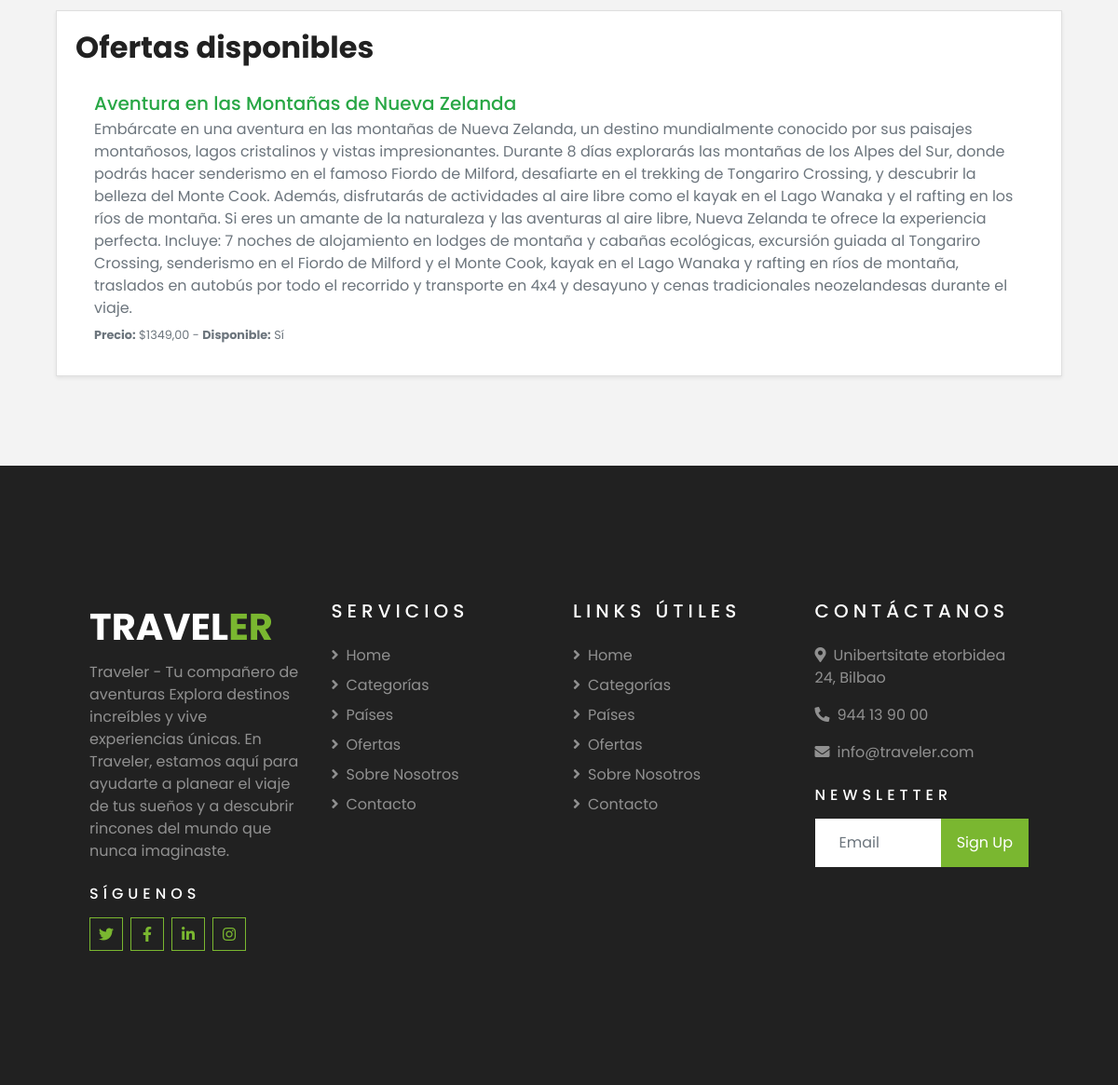
Page /es/paises/Nueva Zelanda/ (lower part) on the earlier database version.
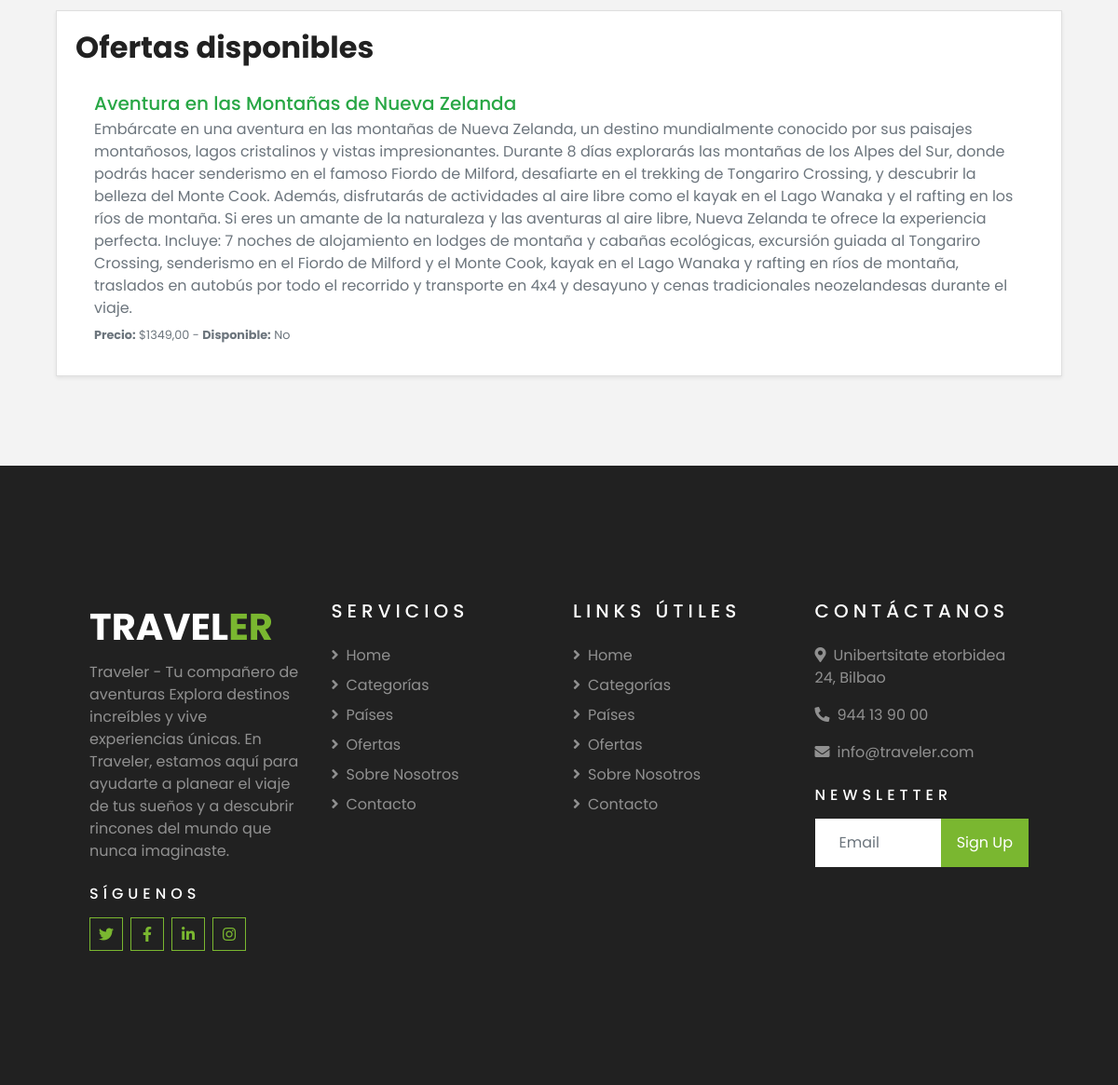
Same page on the later database version.
### travelOffersApp/models.py (models this page shows, shortened)
class Oferta(models.Model):
    id_oferta = models.AutoField(primary_key=True)
    nombre = models.CharField(max_length=200)
    descripcion = models.TextField()
    precio = models.DecimalField(max_digits=10, decimal_places=2)
    fecha_inicio = models.DateField()
    fecha_fin = models.DateField()
    pais = models.ForeignKey(Pais, on_delete=models.CASCADE, related_name='ofertas')
    categorias = models.ManyToManyField(Categoria, related_name='ofertas')
    disponible = models.BooleanField(default=True)
    image = models.ImageField(upload_to='travelOffersApp/static/img/', blank=True, null=True)

### travelOffersApp/views.py (the view)
# urls.py: path('paises/<str:pk>/', views.PaisView.as_view(), name='pais'),
class PaisView(DetailView):
    model = Pais
    template_name = 'pais.html'
    context_object_name = 'pais'
    def get_object(self, queryset=None):
        return get_object_or_404(Pais, nombre=self.kwargs['pk'])
    def get_context_data(self, **kwargs):
        context = super().get_context_data(**kwargs)
        context['titulo_pais'] = _("Detalles del país")
        return context

### travelOffersApp/templates/pais.html (shortened to what this page needs)
{% extends "base.html" %}
{% load static %}
{% load i18n %}
{% block content %}
<div class="container my-5">
    <div class="card shadow-sm">
        <div class="card-body">
            <h2 class="card-title text-dark mb-3">
            </h2>
            <ul class="list-group list-group-flush">
                {% for oferta in pais.ofertas.all %}
                    <li class="list-group-item">
                        <h5 class="mb-1">
                            <a href="{% url 'oferta' oferta.id_oferta %}" class="text-success">
                                {% trans oferta.nombre %}
                            </a>
                        </h5>
                        <p class="mb-1 text-muted">
                            {% trans oferta.descripcion %}
                        </p>
                        <small class="text-muted">
                            <strong>{% blocktrans %}Precio:{% endblocktrans %}</strong> ${{ oferta.precio }} -
                            <strong>{% blocktrans %}Disponible:{% endblocktrans %}</strong>
                            {% if oferta.disponible %}
                                {% trans "Sí" %}
                            {% else %}
                                {% trans "No" %}
                            {% endif %}
                        </small>
                    </li>
                {% empty %}
                    <li class="list-group-item text-center text-muted">
                        {% blocktrans %}No hay ofertas disponibles para este país.{% endblocktrans %}
                    </li>
                {% endfor %}
            </ul>
        </div>
    </div>
</div>
{% endblock %}

### travelOffersApp/templates/base.html (shortened to what this page needs)
{% load static %}
{% load i18n %}
<!DOCTYPE html>
<html lang="es">
<head>
    <link href="https://cdnjs.cloudflare.com/ajax/libs/font-awesome/5.10.0/css/all.min.css" rel="stylesheet">
    <link href="{% static 'lib/owlcarousel/assets/owl.carousel.min.css' %}" rel="stylesheet">
    <link href="{% static 'lib/tempusdominus/css/tempusdominus-bootstrap-4.min.css' %}" rel="stylesheet">
    <link href="{% static 'css/style.css' %}" rel="stylesheet">
</head>
<body>
    <div class="container-fluid py-5">
        <div class="container">
            {% block content %}{% endblock %}
        </div>
    </div>
    <div class="container-fluid bg-dark text-white-50 py-5 px-sm-3 px-lg-5">
        <div class="container-fluid bg-dark text-white-50 py-5 px-sm-3 px-lg-5">
            <div class="row pt-5">
                <div class="col-lg-3 col-md-6 mb-5">
                    <a href="" class="navbar-brand">
                        <h1 class="text-primary"><span class="text-white">TRAVEL</span>ER</h1>
                    </a>
                    <p></p>
                    <h6 class="text-white text-uppercase mt-4 mb-3" style="letter-spacing: 5px;">{% blocktrans %}Síguenos{% endblocktrans %}</h6>
                    <div class="d-flex justify-content-start">
                        <a class="btn btn-outline-primary btn-square mr-2" href="#"><i class="fab fa-twitter"></i></a>
                        <a class="btn btn-outline-primary btn-square mr-2" href="#"><i class="fab fa-facebook-f"></i></a>
                        <a class="btn btn-outline-primary btn-square mr-2" href="#"><i class="fab fa-linkedin-in"></i></a>
                        <a class="btn btn-outline-primary btn-square" href="#"><i class="fab fa-instagram"></i></a>
                    </div>
                </div>
                <div class="col-lg-3 col-md-6 mb-5">
                    <h5 class="text-white text-uppercase mb-4" style="letter-spacing: 5px;">{% blocktrans %}Servicios{% endblocktrans %}</h5>
                    <div class="d-flex flex-column justify-content-start">
                        <a class="text-white-50 mb-2" href="{% url "landing" %}"><i class="fa fa-angle-right mr-2"></i>Home</a>
                        <a class="text-white-50 mb-2" href="{% url "categorias" %}"><i class="fa fa-angle-right mr-2"></i>{% blocktrans %}Categorías{% endblocktrans %}</a>
                        <a class="text-white-50 mb-2" href="{% url "paises" %}"><i class="fa fa-angle-right mr-2"></i>{% blocktrans %}Países{% endblocktrans %}</a>
                        <a class="text-white-50 mb-2" href="{% url "ofertas" %}"><i class="fa fa-angle-right mr-2"></i>{% blocktrans %}Ofertas{% endblocktrans %}</a>
                        <a class="text-white-50 mb-2" href="{% url "aboutus" %}"><i class="fa fa-angle-right mr-2"></i>{% blocktrans %}Sobre Nosotros{% endblocktrans %}</a>
                        <a class="text-white-50 mb-2" href="{% url "contacto" %}"><i class="fa fa-angle-right mr-2"></i>{% blocktrans %}Contacto{% endblocktrans %}</a>
                    </div>
                </div>
                <div class="col-lg-3 col-md-6 mb-5">
                    <h5 class="text-white text-uppercase mb-4" style="letter-spacing: 5px;">{% blocktrans %}Links Útiles{% endblocktrans %}</h5>
                    <div class="d-flex flex-column justify-content-start">
                        <a class="text-white-50 mb-2" href="{% url "landing" %}"><i class="fa fa-angle-right mr-2"></i>Home</a>
                        <a class="text-white-50 mb-2" href="{% url "categorias" %}"><i class="fa fa-angle-right mr-2"></i>{% blocktrans %}Categorías{% endblocktrans %}</a>
                        <a class="text-white-50 mb-2" href="{% url "paises" %}"><i class="fa fa-angle-right mr-2"></i>{% blocktrans %}Países{% endblocktrans %}</a>
                        <a class="text-white-50 mb-2" href="{% url "ofertas" %}"><i class="fa fa-angle-right mr-2"></i>{% blocktrans %}Ofertas{% endblocktrans %}</a>
                        <a class="text-white-50 mb-2" href="{% url "aboutus" %}"><i class="fa fa-angle-right mr-2"></i>{% blocktrans %}Sobre Nosotros{% endblocktrans %}</a>
                        <a class="text-white-50 mb-2" href="{% url "contacto" %}"><i class="fa fa-angle-right mr-2"></i>{% blocktrans %}Contacto{% endblocktrans %}</a>
                    </div>
                </div>
                <div class="col-lg-3 col-md-6 mb-5">
                    <h5 class="text-white text-uppercase mb-4" style="letter-spacing: 5px;">{% blocktrans %}Contáctanos{% endblocktrans %}</h5>
                    <p><i class="fa fa-map-marker-alt mr-2"></i>Unibertsitate etorbidea 24, Bilbao</p>
                    <p><i class="fa fa-phone-alt mr-2"></i>944 13 90 00</p>
                    <p><i class="fa fa-envelope mr-2"></i>info@traveler.com</p>
                    <h6 class="text-white text-uppercase mt-4 mb-3" style="letter-spacing: 5px;">Newsletter</h6>
                    <div class="w-100">
                        <div class="input-group">
                            <input type="text" class="form-control border-light" style="padding: 25px;" placeholder="Email">
                            <div class="input-group-append">
                                <button class="btn btn-primary px-3">Sign Up</button>
                            </div>
                        </div>
                    </div>
                </div>
            </div>
        </div>
    </div>
</body>
</html>

Differences in the rows shown:
changed Oferta "Aventura en las Montañas de Nueva Zelanda": trans "Sí" → "No"
